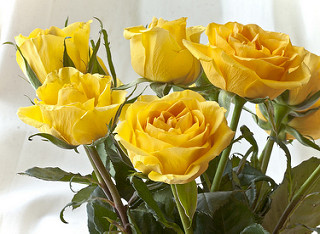
#> input picture Dataset/Rose/12243068283_ee4c2683e2_n.jpg, 320 x 234 px, found by its file name; its folder holds only this picture in this run
$ python Explorasi.py
#> lines starting #> are read from the running program, lines starting #| are printed output that depends on the picture
import os
import cv2
import matplotlib.pyplot as plt
import logging

logging.basicConfig(level=logging.INFO, format='%(asctime)s - %(levelname)s - %(message)s')

dataset_dir = "Dataset"

class_counts = {}

def display_sample_images(sample_size=5):
#> called with sample_size = 5
    try:
        for cls in os.listdir(dataset_dir):
            cls_dir = os.path.join(dataset_dir, cls)
            if os.path.isdir(cls_dir):
                image_files = [f for f in os.listdir(cls_dir) if f.endswith('.jpg')]
                sample_images = image_files[:sample_size]
                for img_file in sample_images:
                    img_path = os.path.join(cls_dir, img_file)
                    image = cv2.imread(img_path)
#> image is the input picture: shape (234, 320, 3); mean B, G, R 95, 160.4, 177.1
                    image = cv2.cvtColor(image, cv2.COLOR_BGR2RGB)
                    plt.imshow(image)
                    plt.title(cls)
                    plt.axis('off')
                    plt.show()
    except Exception as e:
        logging.error(f"Error in displaying sample images: {e}")

def count_images_per_class():
    try:
        for cls in os.listdir(dataset_dir):
            cls_dir = os.path.join(dataset_dir, cls)
            if os.path.isdir(cls_dir):
                image_files = [f for f in os.listdir(cls_dir) if f.endswith('.jpg')]
                class_counts[cls] = len(image_files)
        logging.info("Image count per class computed successfully.")
    except Exception as e:
        logging.error(f"Error in counting images per class: {e}")

def plot_class_distribution():
    try:
        plt.bar(class_counts.keys(), class_counts.values())
        plt.xlabel('Kategori Bunga')
        plt.ylabel('Jumlah Gambar')
        plt.title('Distribusi Kelas dalam Dataset')
        plt.xticks(rotation=45)
        plt.show()
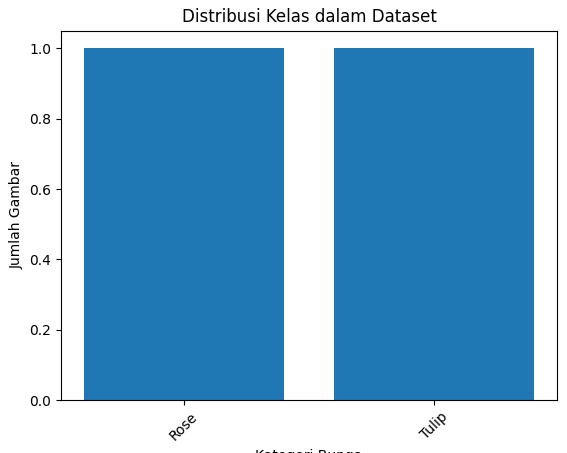
#> figure drawn by matplotlib, 1 panel
    except Exception as e:
        logging.error(f"Error in plotting class distribution: {e}")

count_images_per_class()
display_sample_images()
plot_class_distribution()
